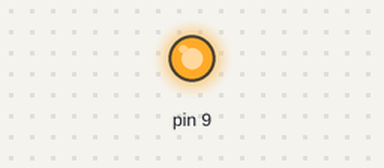
The sketch below on a simulated Arduino Uno, built with avr-gcc and run on an emulated ATmega328P. On the bench: output pins drawn as LEDs (lit = HIGH).

Above: at 3.1 s.
At 14.1 s:
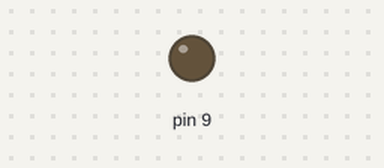
Timing chart, 0 to 24.5 s (numbered marks = the images above):
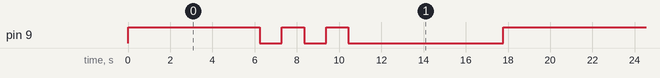

Measured:
- by itself, pin 9: repeats every 18.9 s: HIGH 1.0 s, LOW 1.0 s, HIGH 1.0 s, LOW 7.3 s, HIGH 7.3 s, LOW 1.0 s
- by itself, everything shown: repeats every 56.6 s, in 26 steps

The sketch:

state_machine_led.ino
```cpp
int counter = 0;
int state_counter =0;
#define ON 1
#define OFF 0
#define STATE_UNDEFINED '0'
#define STATE_ON '1'
#define STATE_OFF '2'
#define STATE_BLINKING '3'
#define WAITING_TIME 6


#define SET_PIN(x) (1<<x)
#define RESET_PIN(x) ~(1<<x)
bool led_state = OFF;


void blinking_function(int period);
void on_functionPORTB(int b);
void OFF_functionPORTB(int b);

unsigned char ProgramState = 0;


void setup() {
  // put your setup code here, to run once:
  DDRB |= SET_PIN(1);
  TCCR1A = 0;

  TCCR1B = 0;
  PORTB |= SET_PIN(1);
  led_state = ON;
  TCCR1B |= 4;
  //TCCR1B |= 1 << WGM12;
  TCNT1 = 0;
  OCR1A = 62499;
  TIMSK1 = (1 << OCIE1A);

  sei();

  /* Begin the program in ON state*/
  ProgramState = STATE_ON;


}

void loop() {

 switch (ProgramState)
  {
    case STATE_ON:
      {
        on_functionPORTB(1);
        if(state_counter==WAITING_TIME)
        {
          ProgramState = STATE_BLINKING;
                  state_counter=0;

        }
        break;
      }
    case STATE_OFF:
      {
        OFF_functionPORTB(1);
        if(state_counter==WAITING_TIME)
        {
          ProgramState = STATE_ON;
                  state_counter=0;

        }

        break;
      }
    case STATE_BLINKING:
      {
        blinking_function(1);
        if(state_counter==WAITING_TIME)
        {
          ProgramState = STATE_OFF;
                  state_counter = 0;

        }

        break;
      }

    default:
      {

      } break;

  }
}

ISR(TIMER1_COMPA_vect)
{
  counter++;
  state_counter++;
}

void blinking_function(int period)
{
  if ((counter >= period) && (led_state == ON))
  {
    OFF_functionPORTB(1);
  }
  else if ((counter >= (2 * period)) && (led_state == OFF))
  {
    counter = 0;
    on_functionPORTB(1);
  }
}

void on_functionPORTB(int b)
{
  PORTB |= SET_PIN(b);
  led_state = ON;
}

void OFF_functionPORTB(int b)
{
  PORTB &= RESET_PIN(b);
  led_state = OFF;
}
```
